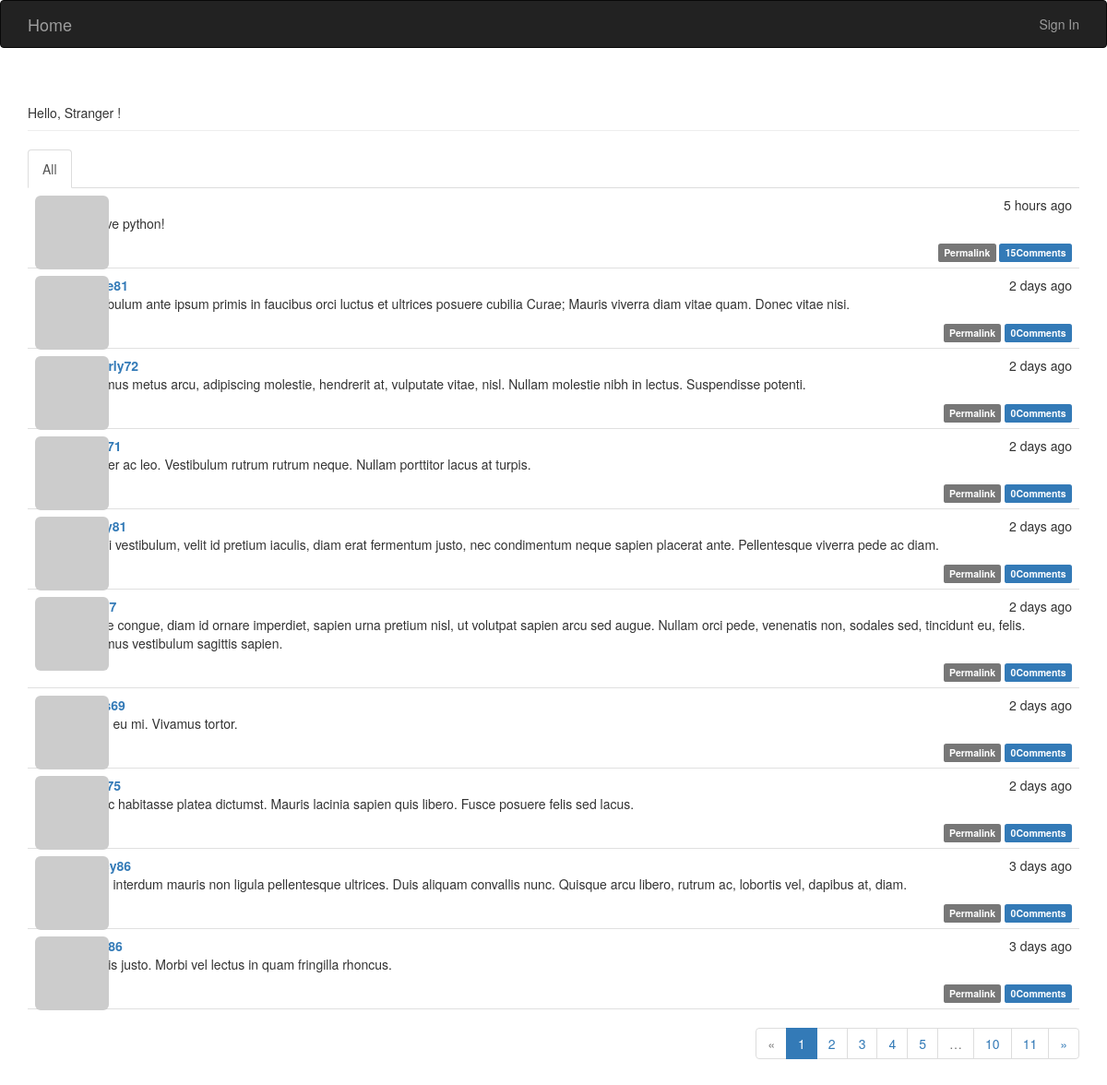
The page / on the database its author committed.
### flasky.py (models this page shows, shortened)
class Post(db.Model):
    __tablename__ = 'posts'
    id = db.Column(db.Integer, primary_key=True)
    body = db.Column(db.Text)
    timestamp = db.Column(db.DateTime, index=True, default=datetime.utcnow)
    author_id = db.Column(db.Integer, db.ForeignKey('users.id'))
    body_html = db.Column(db.Text)
    comments = db.relationship('Comment', backref='post', lazy='dynamic')

class User(UserMixin, db.Model):
    __tablename__ = 'users'
    id = db.Column(db.Integer, primary_key=True)
    email = db.Column(db.String(64), unique=True, index=True)
    username = db.Column(db.String(64), unique=True)
    password_hash = db.Column(db.String(128))
    role_id = db.Column(db.Integer, db.ForeignKey('roles.id'))
    confirmed = db.Column(db.Boolean, default=False)
    location = db.Column(db.String(64))
    about_me = db.Column(db.Text())
    member_since = db.Column(db.DateTime(), default=datetime.utcnow)
    last_seen = db.Column(db.DateTime(), default=datetime.utcnow)
    avatar_hash = db.Column(db.String(32))#email的md5散列值
    posts = db.relationship('Post', backref='author', lazy='dynamic')
    followed = db.relationship('Follow',
                               foreign_keys=[Follow.follower_id],
                               backref=db.backref('follower', lazy='joined'),
                               lazy='dynamic',
                               cascade='all, delete-orphan')
    followers = db.relationship('Follow', foreign_keys=[Follow.followed_id],
                                backref=db.backref('followed', lazy='joined'),
                                lazy='dynamic',
                                cascade='all, delete-orphan')
    comments = db.relationship('Comment', backref='author', lazy='dynamic')
    @property
    def password(self):
        raise AttributeError('password is not a readable attribute')
    def gravatar(self, size=100, default='identicon', rating='g'):
        if request.is_secure:
            url = 'https://secure.gravatar.com/avatar'
        else:
            url = 'https://www.gravatar.com/avatar'
        hash = hashlib.md5(self.email.encode('utf-8')).hexdigest()
        return '{url}/{hash}?s={size}&d={default}&r={rating}'.format(
            url=url, hash=hash, size=size, default=default, rating=rating)

### flasky.py (the view)
@app.route('/', methods=['GET', 'POST'])
def index():
    form = PostForm()
    if current_user.can(Permission.WRITE_ARTICLES) and form.validate_on_submit():
        post = Post(body=form.body.data, author=current_user._get_current_object())
        db.session.add(post)
        return redirect(url_for('index'))
    show_followed = False
    if current_user.is_authenticated:
        show_followed = bool(request.cookies.get('show_followed', ''))
    if show_followed:
        query = current_user.followed_posts
    else:
        query = Post.query
    page = request.args.get('page', 1, type=int)
    pagination = query.order_by(Post.timestamp.desc()).paginate(
        page, per_page=current_app.config['FLASKY_POST_PER_PAGE'],
        error_out=False
    )
    posts = pagination.items
    return render_template('index.html', form=form, posts=posts,
                           show_followed=show_followed, pagination=pagination)

### flasky.py (called while the page is built)
@app.context_processor
def inject_permissions():
    return dict(Permission=Permission)

    def can(self, permissions):
        return False

### templates/index.html (shortened to what this page needs)
{% extends "base.html" %}
{% import "bootstrap/wtf.html" as wtf %}
{% import "_macros.html" as macros %}
{% block page_content %}
<div class="page-header">
    Hello,
    {% if current_user.is_authenticated %}
        {{ current_user.username }}
    {% else %}
        Stranger
    {% endif %}!
</div>
<div class="post-tabs">
    <ul class="nav nav-tabs">
    {% if current_user.is_authenticated %}
        {% if not show_followed %}
        <li class="active"><a href="{{ url_for('show_all') }}"> All</a></li>
        <li class="default"><a href="{{ url_for('show_followed') }}">Followers</a></li>
        {% else %}
        <li class="default"><a href="{{ url_for('show_all') }}"> All</a></li>
        <li class="active"><a href="{{ url_for('show_followed') }}">Followers</a></li>
        {% endif %}
    {% else %}
        <li class="active"><a href="{{ url_for('show_all') }}"> All</a></li>
    {% endif %}
    </ul>
    {% include "_posts.html" %}
</div>
<div class="profile-header">
    {% if pagination %}
    <div class="pagination">
        {{ macros.pagination_widget(pagination, 'index') }}
    </div>
    {% endif %}
</div>
{% endblock %}

### templates/_posts.html (shortened to what this page needs)
<ul class="posts">
    {% for post in posts %}
    <li class="post">
        <div class="post-thumbnail">
            <a href="{{ url_for('user', username=post.author.username) }}">
                <img class="img-rounded profile-thumbnail"
                src="{{ post.author.gravatar(size=40) }}">
            </a>
        </div>
        <div class="post-content">
            <div class="post-date">{{ moment(post.timestamp).fromNow() }}</div>
            <div class="post-author">
                <a href="{{ url_for('user', username=post.author.username) }}">
                    {{ post.author.username }}
                </a>
            </div>
            <div class="post-body">
                {% if post.body_html %}
                    {{ post.body_html | safe }}
                {% else %}
                    {{ post.body }}
                {% endif %}
            </div>
            <div class="post-footer">
                <a href="{{ url_for('post', id=post.id) }}">
                    <span class="label label-default">Permalink</span>
                </a>
                <a href="{{ url_for('post', id=post.id) }}#comments">
                    <span class="label label-primary">
                        {{ post.comments.count() }}Comments
                    </span>
                </a>
            </div>
        </div>
    </li>
    {% endfor %}
</ul>

### static/styles.css (style rules this page uses)
.profile-thumbnail { position: absolute; }
.profile-header { min-height: 260px; margin-left: 280px; }
div.post-tabs { margin-top: 16px; }
ul.posts { list-style-type: none; padding: 0px; margin: 16px 0px 0px 0px; border-top: 1px solid #e0e0e0; }
div.post-tabs ul.posts { margin: 0px; border-top: none; }
ul.posts li.post { padding: 8px; border-bottom: 1px solid #e0e0e0; }
div.post-date { float: right; }
div.post-author { font-weight: bold; }
div.post-thumbnail { position: absolute; }
div.post-content { margin-left: 48px; min-height: 48px; }
div.post-footer { text-align: right; }
div.pagination { width: 100%; text-align: right; padding: 0px; margin: 0px; }

### rows shown on the page
Post: timestamp "5 hours ago", body_html "Ｉ love python!", comments.count "15"
Post: timestamp "2 days ago", body_html "Vestibulum ante ipsum primis in faucibus orci luctus et ultrices posuere cubilia Curae; Mauris viverra diam vitae quam. Donec vitae nisi.", comments.count "0"
Post: timestamp "2 days ago", author.username "beverly72", body_html "Vivamus metus arcu, adipiscing molestie, hendrerit at, vulputate vitae, nisl. Nullam molestie nibh in lectus. Suspendisse potenti.", comments.count "0"
Post: timestamp "2 days ago", body_html "Integer ac leo. Vestibulum rutrum rutrum neque. Nullam porttitor lacus at turpis.", comments.count "0"
Post: timestamp "2 days ago", body_html "Morbi vestibulum, velit id pretium iaculis, diam erat fermentum justo, nec condimentum neque sapien placerat ante. Pellentesque viverra pede ac diam.", comments.count "0"
Post: timestamp "2 days ago", body_html "Fusce congue, diam id ornare imperdiet, sapien urna pretium nisl, ut volutpat sapien arcu sed augue. Nullam orci pede, venenatis non, sodales sed, tincidunt eu, felis. Vivamus vestibulum sagittis sapien.", comments.count "0"
Post: timestamp "2 days ago", body_html "Proin eu mi. Vivamus tortor.", comments.count "0"
Post: timestamp "2 days ago", body_html "In hac habitasse platea dictumst. Mauris lacinia sapien quis libero. Fusce posuere felis sed lacus.", comments.count "0"
Post: timestamp "3 days ago", body_html "Proin interdum mauris non ligula pellentesque ultrices. Duis aliquam convallis nunc. Quisque arcu libero, rutrum ac, lobortis vel, dapibus at, diam.", comments.count "0"
Post: timestamp "3 days ago", body_html "In quis justo. Morbi vel lectus in quam fringilla rhoncus.", comments.count "0"

### other values the page prints
{{ p }} "1"
{{ p }} "2" "3" "4" "5" "10" "11"
